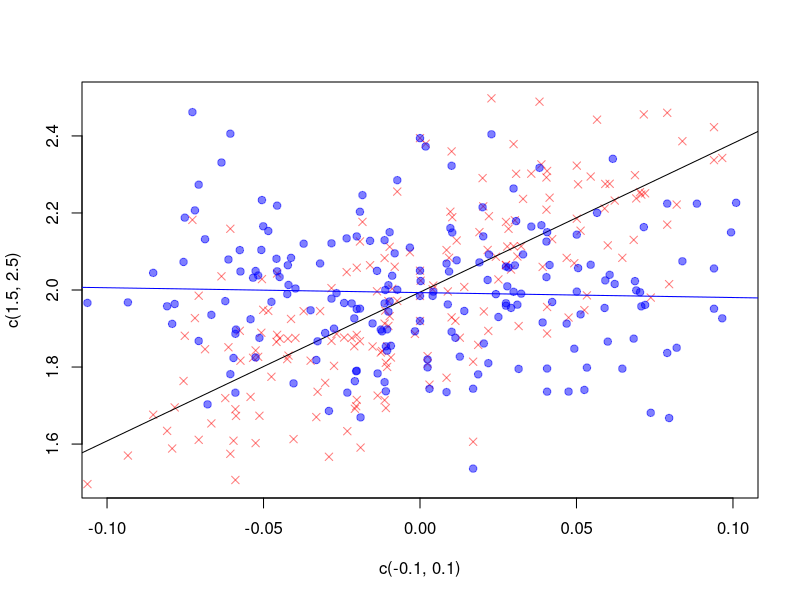
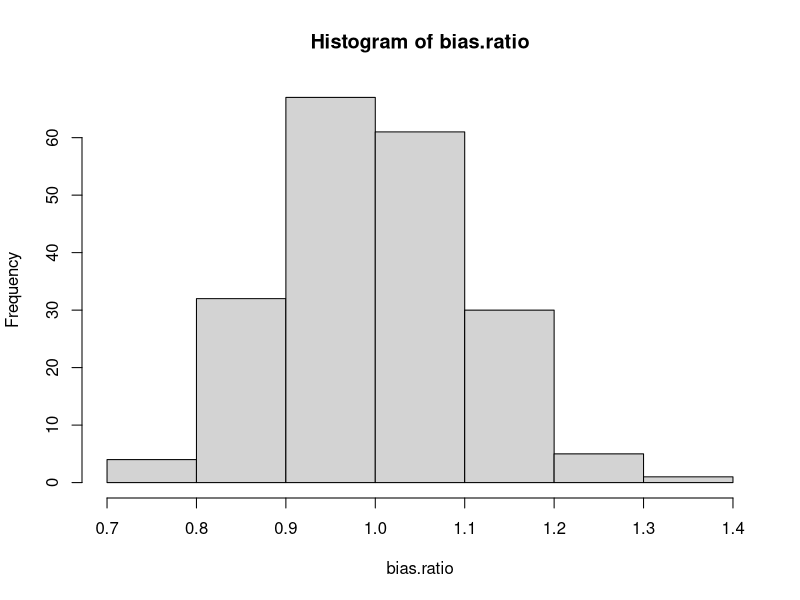
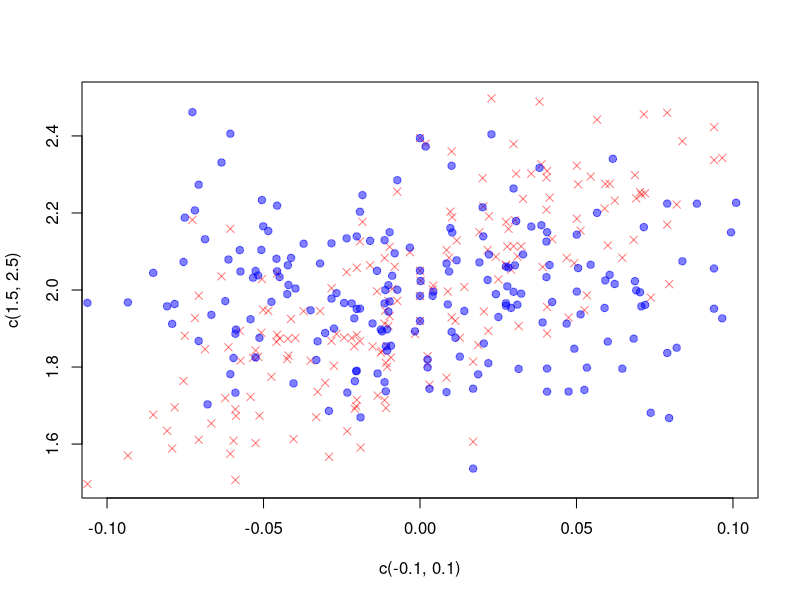
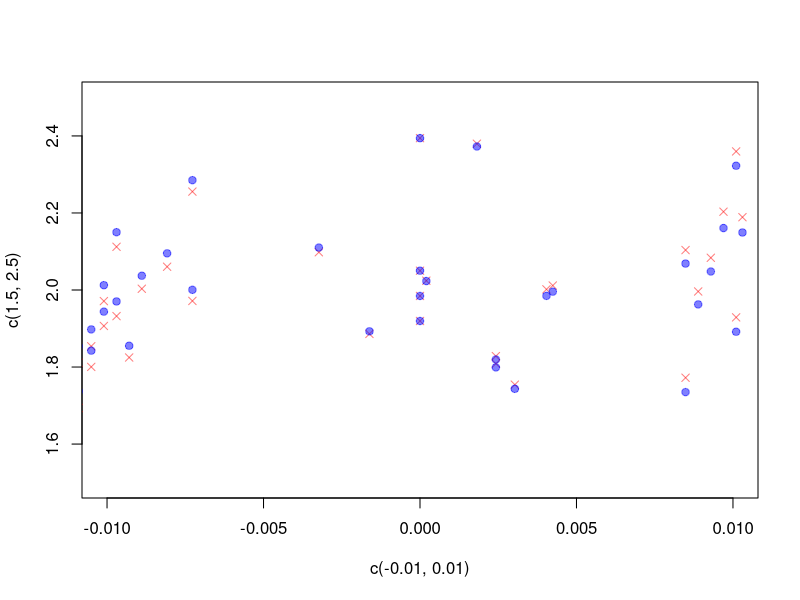
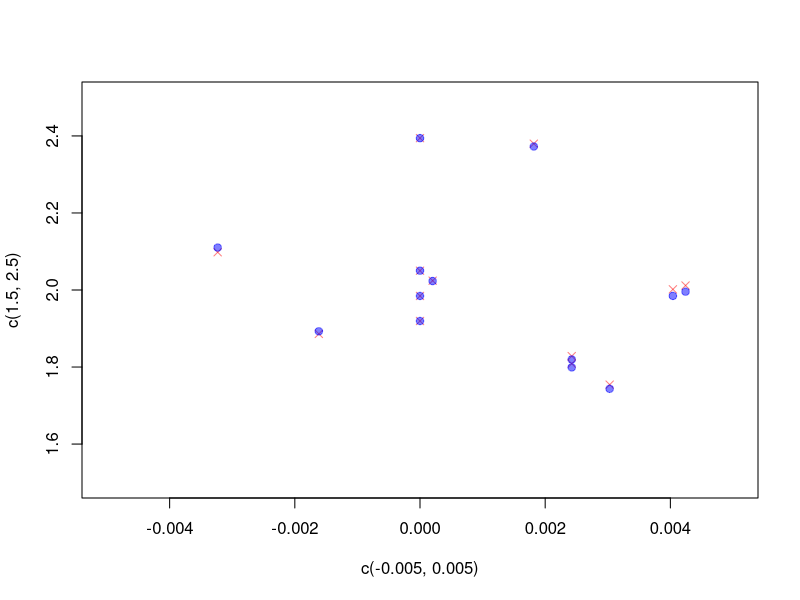

Source code (R) for these figures, in order:
##
## What do we do if we have a bad randomization?
##
## a. What are the consequences for the ATE, in theory?
##    That is, is the ATE a biased or unbaised estimator?
## b. What will be the consequences for our estimated ATE
##    from the actual sample? 
##

sim.bad.rand <- function(sim.size = 200, n = 400) {
    ## make Results objects 
    res.list <- vector("list", 4)
    names(res.list) <- c("Y", "covariance", "b.ate", "u.ate")
    ## do work
    for(i in 1:sim.size) {
        Z  <- sample(c(0,1), n, T)
        X  <- sample(c(0,2), n, T)
        ## Create PO to control
        Y0 <- runif(n, min = 10, max = 11) + X
        ## Create PO to treatment
        Y1 <- Y0 + 2*Z + rnorm(n)
        ## Observe either Y_1 if treated or Y_0 if control
        Y  <- Z*Y1 + (1-Z)*Y0
        res.list$Y <- Y
        res.list$covariance[i] <- cov(X,Z)
        res.list$b.ate[i] <- lm(Y~Z)$coefficients[2]
        res.list$u.ate[i] <- lm(Y~Z+X)$coefficients[2]
    }
    return(res.list)
}

out1 <- sim.bad.rand(sim.size = 1, n = 400)

out1[c(2,3,4)]

out <- sim.bad.rand(n=400)


out <- sim.bad.rand(sim.size = 200, n = 100)


plot(x = c(-.1, .1), y = c(1.5,2.5), type ='n')
points(x=out$covariance, y=out$b.ate, col = rgb(1,0,0,.5), pch = 4)
abline(lm(out$b.ate~out$covariance))
abline(lm(out$u.ate~out$covariance), col = "blue")
points(x=out$covariance, y=out$u.ate, col = rgb(0,0,1,.5), pch = 19)

bias.ratio <- out$b.ate / out$u.ate
hist(bias.ratio)


plot(x = c(-.1, .1), y = c(1.5,2.5), type ='n')
  points(x=out$covariance, y=out$b.ate, col = rgb(1,0,0,.5), pch = 4)
  points(x=out$covariance, y=out$u.ate, col = rgb(0,0,1,.5), pch = 19)

plot(x = c(-0.01,0.01), y = c(1.5, 2.5), type = 'n')
  points(x=out$covariance, y=out$b.ate, col = rgb(1,0,0,.5), pch = 4)
  points(x=out$covariance, y=out$u.ate, col = rgb(0,0,1,.5), pch = 19)

plot(x = c(-0.005,0.005), y = c(1.5, 2.5), type = 'n')
  points(x=out$covariance, y=out$b.ate, col = rgb(1,0,0,.5), pch = 4)
  points(x=out$covariance, y=out$u.ate, col = rgb(0,0,1,.5), pch = 19)
